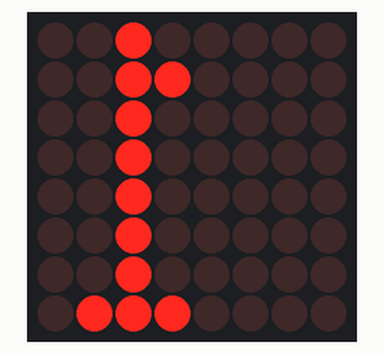
Recording of a sketch running on a simulated Arduino Uno, built with avr-gcc and run on an emulated ATmega328P. Parts: 8×8 LED matrix. Wiring (inferred from the names in the program): LED matrix (orientation assumed): rows pin 11, pin 7, pin 3, pin 15, pin 2, pin 13, pin 16, pin 17; columns pin 14, pin 10, pin 4, pin 12, pin 9, pin 5, pin 8, pin 6.

Above: at 0.46 s.
At 0.99 s:
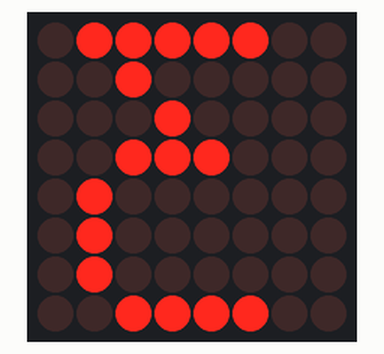
At 1.51 s:
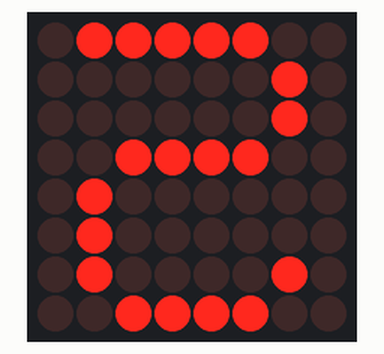
At 2.05 s:
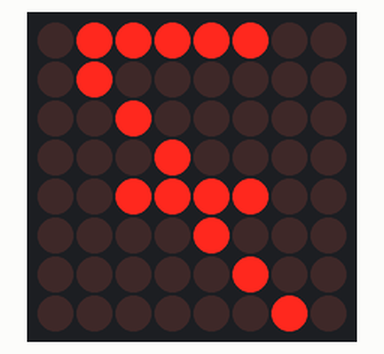
At 2.58 s:
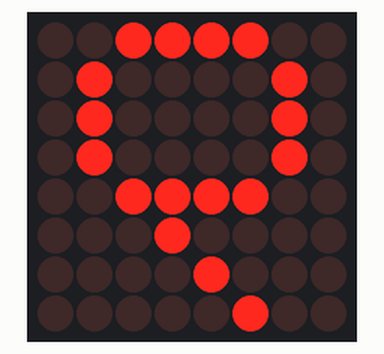
At 39.21 s:
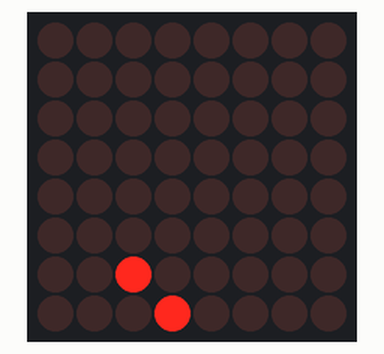

The sketch:

matrix_countdown_slide.ino
```cpp
/*
 * 8x8 led array testing - see led_testing.fzz
 * Matrix countdown with sliding display - using bitmaps of images
 * i.e. how to scroll messages in any direction
 *
 * www.benningtons.net
 */

// Arduino pin definitions - (ordered to keep wiring tidy)
int col[] = {14,10,4,12,9,5,8,6};    //columns - driven LOW for on
int row[] = {11,7,3,15,2,13,16,17};  //rows - driven HIGH for on

// bitmaps of images to display
byte ledBitmap[12][8] = {
  B00111100,              //0
  B01000010,
  B01100010,
  B01010010,
  B01001010,
  B01000110,
  B01000010,
  B00111100,

  B00000100,              //1
  B00001100,
  B00000100,
  B00000100,
  B00000100,
  B00000100,
  B00000100,
  B00001110,

  B00111100,              //2
  B01000010,
  B01000010,
  B00000010,
  B00000100,
  B00001000,
  B00010000,
  B01111110,

  B00111110,              //3
  B00000100,
  B00001000,
  B00011100,
  B00000010,
  B00000010,
  B00000010,
  B00111100,

  B00001100,              //4
  B00010100,
  B00100100,
  B01000100,
  B01111110,
  B00000100,
  B00000100,
  B00000100,

  B00111110,              //5
  B01000000,
  B01000000,
  B00111100,
  B00000010,
  B00000010,
  B01000010,
  B00111100,

  B00000100,              //6
  B00001000,
  B00010000,
  B00111100,
  B01000010,
  B01000010,
  B01000010,
  B00111100,

  B00111110,              //7
  B00000010,
  B00000100,
  B00001000,
  B00111100,
  B00010000,
  B00100000,
  B01000000,

  B00111100,              //8
  B01000010,
  B01000010,
  B01000010,
  B00111100,
  B01000010,
  B01000010,
  B00111100,

  B00111100,              //9
  B01000010,
  B01000010,
  B01000010,
  B00111100,
  B00001000,
  B00010000,
  B00100000,

  B10000001,              //X
  B11000011,
  B01100110,
  B00011000,
  B00011000,
  B01100110,
  B11000011,
  B10000001,

  B00011000,              //+
  B00011000,
  B00011000,
  B11111111,
  B11111111,
  B00011000,
  B00011000,
  B00011000,

};

void setup()
{
  for (int i=0; i<8; i++)        //set arduino pins to be outputs
  {
    pinMode(row[i], OUTPUT);
    pinMode(col[i], OUTPUT);
  }
}

void loop()
{
  for (int i=0; i<10; i++)                //flash numbers 0-9
  {
    for (int j=0; j<4; j++) ledout(i,0,0);  //display each several times to hold the image on the matrix
  }

  for (int i=9; i>=0; i--)                //scroll 9-0 from left to right
  {
    for (int j=-6; j<9; j++) ledout(i,j,0);
  }

  for (int i=0; i<10; i++)                //scroll 0-9 from right to left
  {
    for (int j=8; j>-7; j--) ledout(i,j,0);
  }

  for (int i=9; i>=0; i--)                //scroll 9-0 from bottom to top
  {
    for (int j=-6; j<9; j++) ledout(i,0,j);
  }

  for (int i=0; i<10; i++)                //scroll 0-9 from top to bottom
  {
    for (int j=8; j>-7; j--) ledout(i,0,j);
  }

  for (int i=9; i>=0; i--)                //scroll 9-0 from bottom left to top right
  {
    for (int j=-6; j<9; j++) ledout(i,j,j);
  }

  for (int i=0; i<10; i++)                //scroll 0-9 from bottom right to top left
  {
    for (int j=8; j>-7; j--) ledout(i,j,-j);
  }

  for (int i=1; i<10; i++)                //flash a +x+x pattern before starting again
  {
    ledout(10,0,0);
    ledout(11,0,0);
  }
}

void ledout(int iBitMapNo, int hOffset, int vOffset)            //offset bitmap display
{
  for (int i=0; i<4; i++)                //repeat image a few times to ensure the eye can see it
  {
    for (int j=0; j<8; j++)              //for each row
    {
      if (j+vOffset>=0 && j+vOffset<8)   //within the boundaries of the chosen bitmap
      {
        for (int k=0; k<8; k++)          //set leds in current row according to the bitmap
        {
          digitalWrite(col[k], !bitRead(ledBitmap[iBitMapNo][j+vOffset],k+hOffset));
        }
        digitalWrite(row[j], HIGH);      //display the row, lighting required leds
      }
      delay(2);                          //pause for it to be seen
      digitalWrite(row[j], LOW);         //turn row off again
    }
  }
}
```
